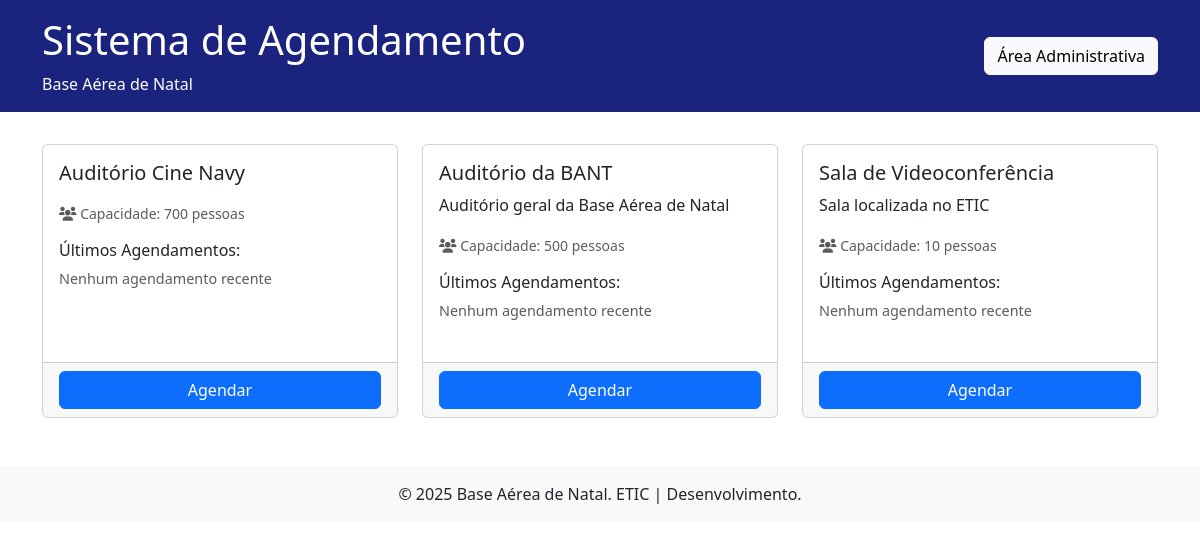
The page / on the database its author committed.
### tables this page shows
CREATE TABLE IF NOT EXISTS espacos (
    id INT PRIMARY KEY AUTO_INCREMENT,
    nome VARCHAR(100) NOT NULL,
    descricao TEXT,
    capacidade INT,
    status ENUM('ativo', 'inativo') DEFAULT 'ativo',
    created_at TIMESTAMP DEFAULT CURRENT_TIMESTAMP,
    updated_at TIMESTAMP DEFAULT CURRENT_TIMESTAMP ON UPDATE CURRENT_TIMESTAMP
);

### index.php (the view, shortened to what this page needs)
<?php
require_once 'config/database.php';
$stmt = $conn->query("SELECT * FROM espacos WHERE status = 'ativo' ORDER BY nome");
$espacos = $stmt->fetchAll(PDO::FETCH_ASSOC);
$ultimos_agendamentos = [];
foreach ($espacos as $espaco) {
    $stmt = $conn->prepare("
        SELECT nome_evento, data_inicio, status
        FROM agendamentos
        WHERE espaco_id = ?
        AND status != 'cancelado'
        ORDER BY data_inicio DESC
        LIMIT 5
    ");
    $stmt->execute([$espaco['id']]);
    $ultimos_agendamentos[$espaco['id']] = $stmt->fetchAll(PDO::FETCH_ASSOC);
}
?>
<!DOCTYPE html>
<html lang="pt-BR">
<head>
    <link href="https://cdn.jsdelivr.net/npm/bootstrap@5.3.0/dist/css/bootstrap.min.css" rel="stylesheet">
    <link href="https://cdnjs.cloudflare.com/ajax/libs/font-awesome/6.0.0/css/all.min.css" rel="stylesheet">
</head>
<body>
    <header class="header-bant">
        <div class="container">
            <div class="row align-items-center">
                <div class="col-md-8">
                    <h1>Sistema de Agendamento</h1>
                    <p class="mb-0">Base Aérea de Natal</p>
                </div>
                <div class="col-md-4 text-end">
                    <a href="admin/login.php" class="btn btn-light">Área Administrativa</a>
                </div>
            </div>
        </div>
    </header>
    <main class="container">
        <div class="row">
            <?php foreach ($espacos as $espaco): ?>
            <div class="col-md-6 col-lg-4">
                <div class="card h-100">
                    <div class="card-body">
                        <h5 class="card-title"><?php echo htmlspecialchars($espaco['nome']); ?></h5>
                        <p class="card-text"><?php echo htmlspecialchars($espaco['descricao']); ?></p>
                        <p class="card-text">
                            <small class="text-muted">
                                <i class="fas fa-users"></i> Capacidade: <?php echo $espaco['capacidade']; ?> pessoas
                            </small>
                        </p>
                        <div class="ultimos-agendamentos">
                            <h6 class="mb-2">Últimos Agendamentos:</h6>
                            <?php if (!empty($ultimos_agendamentos[$espaco['id']])): ?>
                                <div class="list-group">
                                    <?php foreach ($ultimos_agendamentos[$espaco['id']] as $agendamento): ?>
                                        <div class="list-group-item">
                                            <div class="d-flex justify-content-between align-items-center">
                                                <div>
                                                    <strong><?php echo htmlspecialchars($agendamento['nome_evento']); ?></strong>
                                                    <br>
                                                    <small>
                                                        <?php
                                                        $data = new DateTime($agendamento['data_inicio']);
                                                        echo $data->format('d/m/Y H:i');
                                                        ?>
                                                    </small>
                                                </div>
                                                <span class="badge <?php
                                                    echo $agendamento['status'] === 'aprovado' ? 'bg-success' :
                                                        ($agendamento['status'] === 'pendente' ? 'bg-warning' : 'bg-secondary');
                                                ?> status-badge">
                                                    <?php echo ucfirst($agendamento['status']); ?>
                                                </span>
                                            </div>
                                        </div>
                                    <?php endforeach; ?>
                                </div>
                            <?php else: ?>
                                <p class="text-muted mb-0">Nenhum agendamento recente</p>
                            <?php endif; ?>
                        </div>
                    </div>
                    <div class="card-footer">
                        <a href="agendamento.php?espaco=<?php echo $espaco['id']; ?>" class="btn btn-primary w-100">
                            Agendar
                        </a>
                    </div>
                </div>
            </div>
            <?php endforeach; ?>
        </div>
    </main>
    <footer class="bg-light mt-5 py-3">
        <div class="container text-center">
            <p class="mb-0">&copy; <?php echo date('Y'); ?> Base Aérea de Natal. ETIC | Desenvolvimento.</p>
        </div>
    </footer>
</body>
</html>

### index.php (style rules this page uses)
.header-bant { background-color: #1a237e; color: white; padding: 1rem 0; margin-bottom: 2rem; }
.card { margin-bottom: 1.5rem; transition: transform 0.2s; }
.ultimos-agendamentos { margin-top: 1rem; font-size: 0.9rem; }

### rows shown on the page
espacos: nome "Auditório Cine Navy", capacidade "700", shows "Nenhum agendamento recente"
espacos: nome "Auditório da BANT", descricao "Auditório geral da Base Aérea de Natal", capacidade "500", shows "Nenhum agendamento recente"
espacos: nome "Sala de Videoconferência", descricao "Sala localizada no ETIC", capacidade "10", shows "Nenhum agendamento recente"
